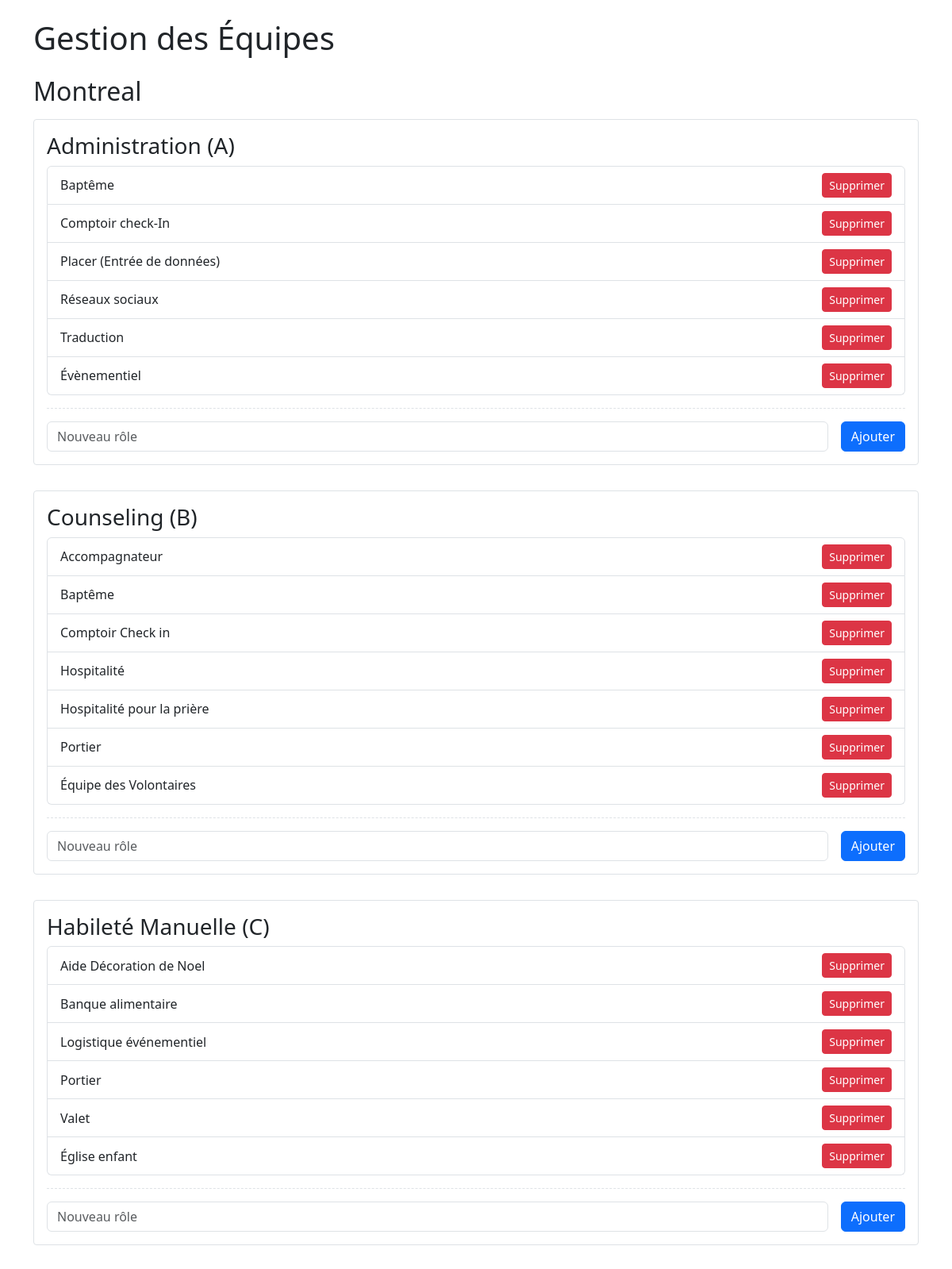
/admin (signed in, upper part), run on the app's committed database.
### tables this page shows
CREATE TABLE regions (
    id INTEGER PRIMARY KEY AUTOINCREMENT,
    nom TEXT NOT NULL
);

CREATE TABLE dons (
    id INTEGER PRIMARY KEY AUTOINCREMENT,
    code TEXT NOT NULL,         -- 'A', 'B', ..., 'N'
    nom TEXT NOT NULL,          -- e.g., "Administration"
    description TEXT NOT NULL   -- Description of the don
);

CREATE TABLE roles (
    id INTEGER PRIMARY KEY AUTOINCREMENT,
    nom TEXT NOT NULL,
    region_id INTEGER NOT NULL,
    don_id INTEGER NOT NULL,
    FOREIGN KEY (region_id) REFERENCES regions(id),
    FOREIGN KEY (don_id) REFERENCES dons(id)
);

### app.py (the view, shortened to what this page needs)
@app.route('/admin', methods=['GET', 'POST'])
def admin():
    if not session.get('logged_in'):
        return render_template('admin.html')
    all_roles = db.get_all_roles_with_don()
    regions = db.get_regions()
    dons = db.get_all_dons()
    roles_by_region = []
    for region in regions:
        region_data = {
            'id': region['id'],
            'name': region['nom'],
            'dons': []
        }
        for don in dons:
            don_roles = [
                role for role in all_roles
                if role['region'] == region['nom'] and role['don_code'] == don['code']
            ]
            don_data = {
                'id': don['id'],
                'code': don['code'],
                'nom': don['nom'],
                'description': don['description'],
                'roles': don_roles
            }
            region_data['dons'].append(don_data)
        roles_by_region.append(region_data)
    return render_template('admin.html', roles_by_region=roles_by_region)

### db/databse.py (called while the page is built)
    def get_connection(self):
        connection = sqlite3.connect(self.db_path)
        connection.row_factory = sqlite3.Row
        return connection

    def get_regions(self):
        connection = self.get_connection()
        try:
            cursor = connection.cursor()
            cursor.execute("SELECT * FROM regions ORDER BY nom")
            return cursor.fetchall()
        finally:
            connection.close()

    def get_all_roles_with_don(self):
        connection = self.get_connection()
        try:
            cursor = connection.cursor()
            cursor.execute("""
                SELECT r.id, r.nom, reg.nom as region, d.code as don_code, d.nom as don_name
                FROM roles r
                JOIN regions reg ON r.region_id = reg.id
                JOIN dons d ON r.don_id = d.id
                ORDER BY reg.nom, d.code, r.nom
            """)
            return cursor.fetchall()
        finally:
            connection.close()

    def get_all_dons(self):
        connection = self.get_connection()
        try:
            cursor = connection.cursor()
            cursor.execute("SELECT * FROM dons ORDER BY code")
            return cursor.fetchall()
        finally:
            connection.close()

### templates/admin.html (shortened to what this page needs)
<!DOCTYPE html>
<html lang="fr">
<head>
    <link href="https://cdn.jsdelivr.net/npm/bootstrap@5.3.0/dist/css/bootstrap.min.css" rel="stylesheet">
</head>
<body>
    {% if not session.get('logged_in') %}
        {% include 'admin/login.html' %}
    {% else %}
        {% include 'admin/roles.html' %}
    {% endif %}
</body>
</html>

### templates/admin/roles.html (shortened to what this page needs)
{% extends "admin/base_admin.html" %}
{% block styles %}
<link href="{{ url_for('static', filename='css/admin.css') }}" rel="stylesheet">
{% endblock %}
{% block content %}
<div class="container mt-4">
    <h1 class="mb-4">Gestion des Équipes</h1>
    {% for region in roles_by_region %}
    <div class="region-section">
        <h2 class="mb-3">{{ region.name }}</h2>
        {% for don in region.dons %}
        <div class="trait-section">
            <h3>{{ don.nom }} ({{ don.code }})</h3>
            <div class="list-group">
                {% for role in don.roles %}
                <div class="list-group-item d-flex justify-content-between align-items-center">
                    {{ role.nom }}
                    <form method="POST" action="{{ url_for('delete_role') }}" class="d-inline" onsubmit="return confirm('Êtes-vous sûr de vouloir supprimer ce rôle?');">
                        <button type="submit" class="btn btn-danger btn-sm">Supprimer</button>
                    </form>
                </div>
                {% endfor %}
            </div>
            <div class="add-role-form">
                <form method="POST" action="{{ url_for('add_role') }}" class="row g-3">
                    <div class="col-auto flex-grow-1">
                        <input type="text" class="form-control" name="role_name" placeholder="Nouveau rôle" required>
                    </div>
                    <div class="col-auto">
                        <button type="submit" class="btn btn-primary">Ajouter</button>
                    </div>
                </form>
            </div>
        </div>
        {% endfor %}
    </div>
    {% endfor %}
</div>
{% endblock %}

### templates/admin/base_admin.html (shortened to what this page needs)
<!DOCTYPE html>
<html lang="fr">
<head>
    <link href="https://cdn.jsdelivr.net/npm/bootstrap@5.3.0/dist/css/bootstrap.min.css" rel="stylesheet">
    {% block styles %}{% endblock %}
</head>
<body>
    {% block content %}{% endblock %}
</body>
</html>

### static/css/admin.css (style rules this page uses)
.trait-section { margin-bottom: 2rem; padding: 1rem; border: 1px solid #dee2e6; border-radius: 0.25rem; }
.region-section { margin-bottom: 3rem; }
.add-role-form { margin-top: 1rem; padding-top: 1rem; border-top: 1px dashed #dee2e6; }

### templates/admin.html (style rules this page uses)
.trait-section { margin-bottom: 2rem; padding: 1rem; border: 1px solid #dee2e6; border-radius: 0.25rem; }
.region-section { margin-bottom: 3rem; }
.add-role-form { margin-top: 1rem; padding-top: 1rem; border-top: 1px dashed #dee2e6; }

### data on the page
regions: name "Montreal"
dons: nom "Administration", code "A"
roles: nom "Baptême"
roles: nom "Comptoir check-In"
roles: nom "Placer (Entrée de données)"
roles: nom "Réseaux sociaux"
roles: nom "Traduction"
roles: nom "Évènementiel"
dons: nom "Counseling", code "B"
roles: nom "Accompagnateur"
roles: nom "Baptême"
roles: nom "Comptoir Check in"
roles: nom "Hospitalité"
roles: nom "Hospitalité pour la prière"
roles: nom "Portier"
roles: nom "Équipe des Volontaires"
dons: nom "Habileté Manuelle", code "C"
roles: nom "Aide Décoration de Noel"
roles: nom "Banque alimentaire"
roles: nom "Logistique événementiel"
roles: nom "Portier"
roles: nom "Valet"
roles: nom "Église enfant"
